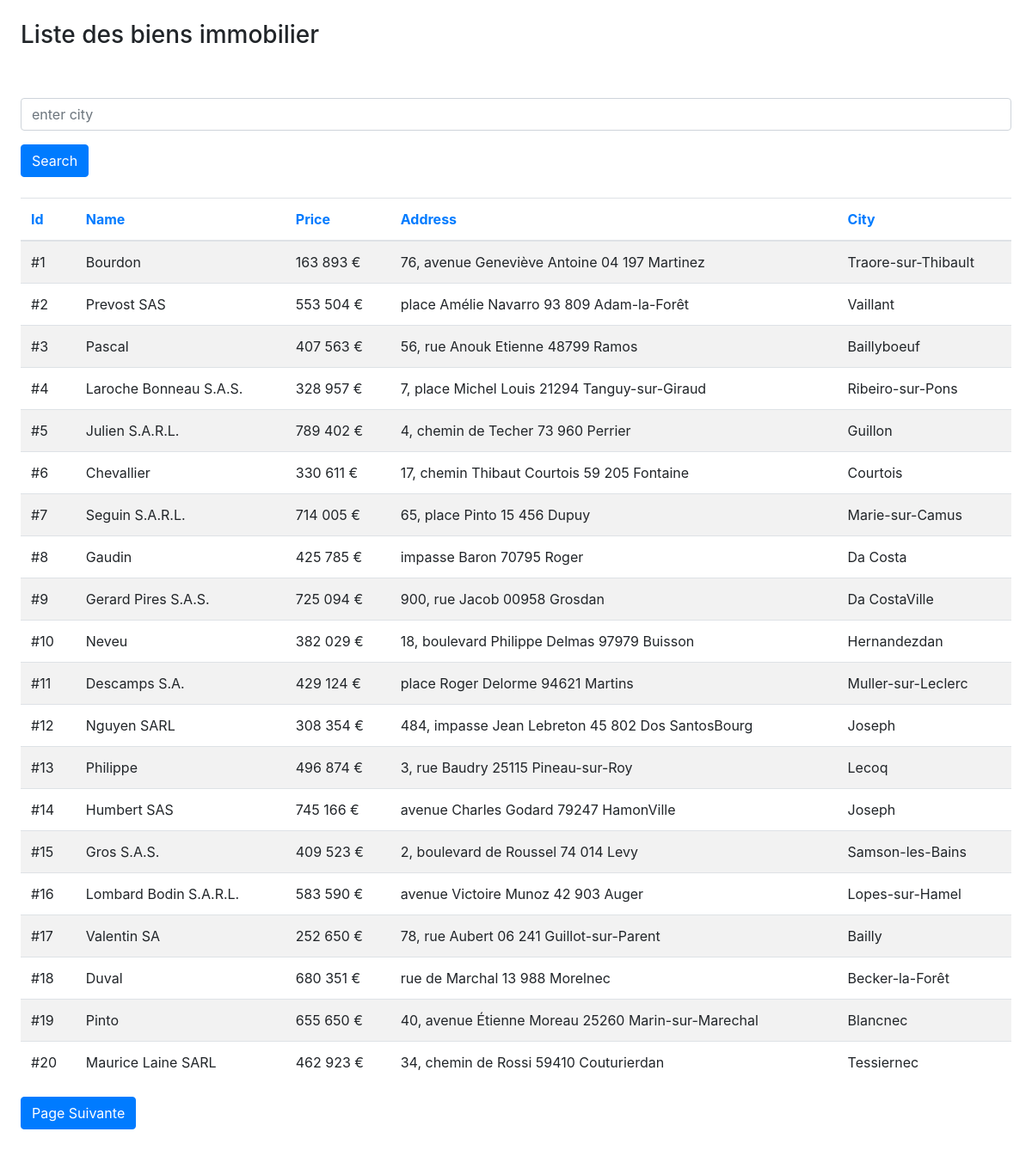
/Tableaux/public/index.php, run on the app's committed database.
### tables this page shows
CREATE TABLE products
(
	id INTEGER
		constraint products_pk
			primary key autoincrement,
	name TEXT,
	price REAL,
	address TEXT
, city TEXT);

### Tableaux/src/UrlHelper.php (called while the page is built, shortened)
<?php
class UrlHelper
{
   public static function withParam(array $data):string
   {
       return http_build_query(array_merge($_GET,$data));
   }
}

### Tableaux/public/index.php (the view, shortened to what this page needs)
<?php
$pdo = new PDO("sqlite:../../db/products.db",null,null,[
    PDO::ATTR_DEFAULT_FETCH_MODE=>PDO::FETCH_ASSOC,
    PDO::ATTR_ERRMODE => PDO::ERRMODE_EXCEPTION
]);
$orderBy = '';
$sql = "select * from products ";
$queryCount = "select count(id) as countProduct from products ";
$params = [];
$sql.= $orderBy;
$page = (int)($_GET['page'] ?? 1);
$stmt = $pdo->prepare($queryCount);
$stmt->execute($params);
$count = (int)$stmt->fetch()['countProduct'];
$pages = (int)ceil($count/PER_PAGE);
$offset = ($page -1)*PER_PAGE ;
$sql.=" limit ".PER_PAGE." offset $offset";
$stmt = $pdo->prepare($sql);
$stmt->execute($params);
$products = $stmt->fetchAll();
?>
<!DOCTYPE html>
<html lang="en">
<head>
    <link rel="stylesheet" href="css/bootstrap.css">
</head>
<body class="m-4">
    <h3>Liste des biens immobilier</h3><br><br>
        <form method="get" class="mb-4">
            <div class="form-group ">
                  <input type="text" class="form-control" placeholder="enter city" name="city_search" value="<?= htmlentities($_GET['city_search'] ??'') ?>"/>
            </div>
            <button class="btn btn-primary">Search</button>
        </form>
        <table class="table table-striped">
            <?php
                $tableCols = ['id','name','price','address','city'];
            ?>
            <thead>
              <tr>
                  <?php foreach ($tableCols as $col): ?>
                        <?php $dir = (isset($_GET['dir']) and $_GET['dir'] == 'asc' and (isset($_GET['sort']) and $_GET['sort'] == $col))?'desc':'asc';?>
                        <?= TableHelper::getHr($col,$dir,$_GET) ?>
                  <?php endforeach; ?>
              </tr>
            </thead>
            <tbody>
             <?php foreach ($products as $product) { ?>
                 <tr>
                     <td scope="col">#<?= $product['id'] ?></td>
                     <td  scope="col"><?= $product['name'] ?>  </td>
                     <td  scope="col"><?= TableHelper::price($product['price']) ?> </td>
                     <td  scope="col"><?= $product['address'] ?></td>
                     <td  scope="col"><?= $product['city'] ?>  </td>
                 </tr>
            <?php } ?>
            </tbody>
        </table>
        <?php  if($pages >1):  ?>
             <a href="?<?= UrlHelper::withParam(['page' => $page + 1 > $pages ? $page : $page + 1])?>" class="btn btn-primary">Page Suivante </a>
        <?php endif ?>
</body>
</html>

### Tableaux/src/TableHelper.php (shortened to what this page needs)
<?php
class TableHelper
{
    public static function price(float $price, string $sigle = "&euro;"): string
    {
        return number_format($price, 0, '', ' ').' '.$sigle;
    }
    public static function getHr($keyCol,$dir,$data){
        $url = UrlHelper::withParam(['sort'=>$keyCol,'dir'=>$dir]);
        $text = ucfirst($keyCol);
        $last_sort = $data['sort'] ?? '';
        $icon = '';
        return <<<html
<th><a href="?$url">$text $icon</a></th>
html;
    }
}

### data on the page
products: id "1", name "Bourdon", price "163 893 €", address "76, avenue Geneviève Antoine 04 197 Martinez", city "Traore-sur-Thibault"
products: id "2", name "Prevost SAS", price "553 504 €", address "place Amélie Navarro 93 809 Adam-la-Forêt", city "Vaillant"
products: id "3", name "Pascal", price "407 563 €", address "56, rue Anouk Etienne 48799 Ramos", city "Baillyboeuf"
products: id "4", name "Laroche Bonneau S.A.S.", price "328 957 €", address "7, place Michel Louis 21294 Tanguy-sur-Giraud", city "Ribeiro-sur-Pons"
products: id "5", name "Julien S.A.R.L.", price "789 402 €", address "4, chemin de Techer 73 960 Perrier", city "Guillon"
products: id "6", name "Chevallier", price "330 611 €", address "17, chemin Thibaut Courtois 59 205 Fontaine", city "Courtois"
products: id "7", name "Seguin S.A.R.L.", price "714 005 €", address "65, place Pinto 15 456 Dupuy", city "Marie-sur-Camus"
products: id "8", name "Gaudin", price "425 785 €", address "impasse Baron 70795 Roger", city "Da Costa"
products: id "9", name "Gerard Pires S.A.S.", price "725 094 €", address "900, rue Jacob 00958 Grosdan", city "Da CostaVille"
products: id "10", name "Neveu", price "382 029 €", address "18, boulevard Philippe Delmas 97979 Buisson", city "Hernandezdan"
products: id "11", name "Descamps S.A.", price "429 124 €", address "place Roger Delorme 94621 Martins", city "Muller-sur-Leclerc"
products: id "12", name "Nguyen SARL", price "308 354 €", address "484, impasse Jean Lebreton 45 802 Dos SantosBourg", city "Joseph"
products: id "13", name "Philippe", price "496 874 €", address "3, rue Baudry 25115 Pineau-sur-Roy", city "Lecoq"
products: id "14", name "Humbert SAS", price "745 166 €", address "avenue Charles Godard 79247 HamonVille", city "Joseph"
products: id "15", name "Gros S.A.S.", price "409 523 €", address "2, boulevard de Roussel 74 014 Levy", city "Samson-les-Bains"
products: id "16", name "Lombard Bodin S.A.R.L.", price "583 590 €", address "avenue Victoire Munoz 42 903 Auger", city "Lopes-sur-Hamel"
products: id "17", name "Valentin SA", price "252 650 €", address "78, rue Aubert 06 241 Guillot-sur-Parent", city "Bailly"
products: id "18", name "Duval", price "680 351 €", address "rue de Marchal 13 988 Morelnec", city "Becker-la-Forêt"
products: id "19", name "Pinto", price "655 650 €", address "40, avenue Étienne Moreau 25260 Marin-sur-Marechal", city "Blancnec"
products: id "20", name "Maurice Laine SARL", price "462 923 €", address "34, chemin de Rossi 59410 Couturierdan", city "Tessiernec"

### other printed values
$text "Id"
$text "Name"
$text "Price"
$text "Address"
$text "City"
